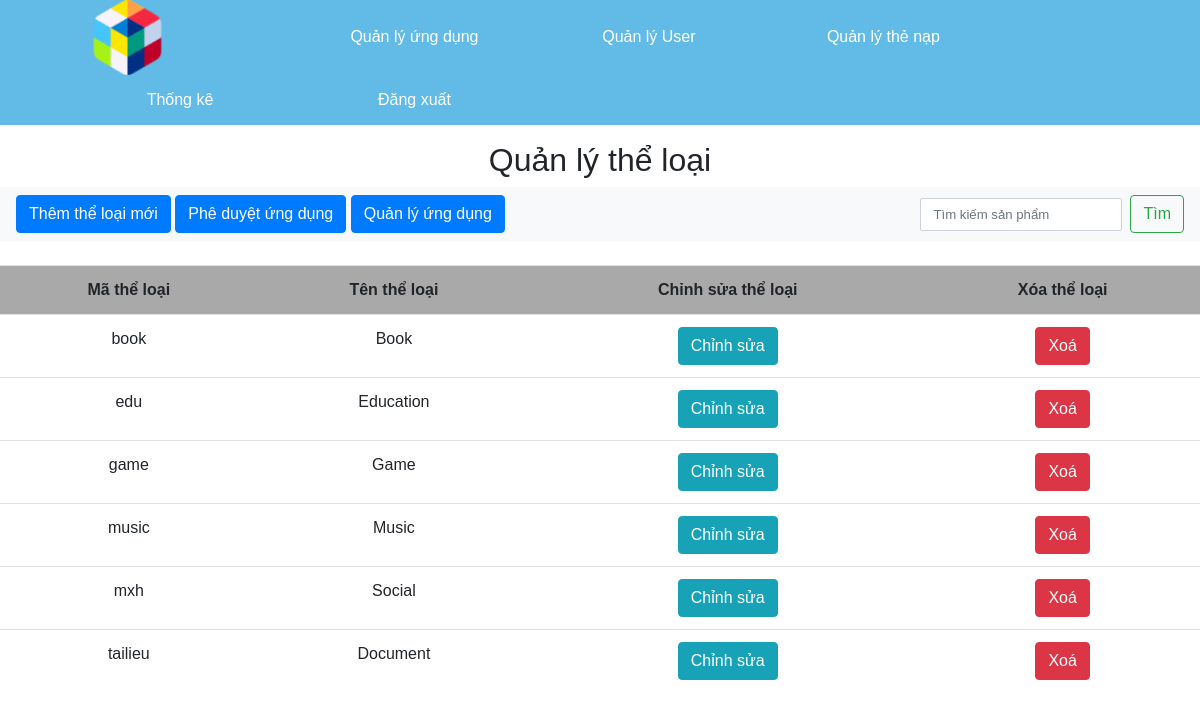
Page /quanly/quanlytheloai.php (signed in) on the committed database.
### tables this page shows
CREATE TABLE `theloai` (
  `matheloai` varchar(10) NOT NULL,
  `tentheloai` varchar(10) NOT NULL
);

### quanly/quanlytheloai.php (the view, shortened to what this page needs)
<?php
    include 'ketnoi.php';
?>
<!DOCTYPE html>
<html lang="en">
<head>
    <link rel="stylesheet" href="https://maxcdn.bootstrapcdn.com/bootstrap/4.0.0/css/bootstrap.min.css"
>
    <link rel="stylesheet" href="https://use.fontawesome.com/releases/v5.6.3/css/all.css">
    <link rel="stylesheet" href="../style.css">
</head>
<body class="admin">
    <div class="header-panel">
        <ul class="header-ul">
            <li><a class="logo" href="admin.php"><img src="../logo3.png"></a></li>
            <li><a href="admin.php">Quản lý ứng dụng</a></li>
            <li><a href="quanlykhachhang.php">Quản lý User</a></li>
            <li><a href="quanlythenap.php">Quản lý thẻ nạp</a></li>
            <li class="nav-item active"><a id="thongke" href="thongke.php">Thống kê</a></li>
            <li class="nav-item active"><a id="logout" href="../dangnhap/logout.php">Đăng xuất</a></li>
        </ul>
        <h2 >Quản lý thể loại</h2>
        <nav class="navbar navbar-light bg-light">
            <form method="post" enctype="multipart/form-data">
                <button type="button" class="btn btn-primary" data-toggle="modal" data-target="#addtheloai">Thêm thể
                    loại mới</button>
                <button type="button" class="btn btn-primary" ><a
                    href="pheduyetapp.php">Phê duyệt ứng dụng</a></button>
                <button type="button" class="btn btn-primary" ><a
                href="admin.php">Quản lý ứng dụng</a></button>
            </form>
            <form class="form-inline" method="post">
                <input class="form-control mr-sm-2" type="search" placeholder="Tìm kiếm sản phẩm" name="tukhoa">
                <button class="btn btn-outline-success my-2 my-sm-0" type="submit" name="search">Tìm</button>
            </form>
        </nav>
        <br>
        <?php
            if (isset($_POST['search'])){
                $tukhoa = $_POST['tukhoa'];
                $sql= "SELECT * FROM theloai WHERE tentheloai LIKE '%$tukhoa%'";
            }else{
                $sql = "SELECT * FROM theloai";
            }
            $query = mysqli_query($conn,$sql);
        ?>
        <div class="background-table ">
            <div class="content-table">
                <table class="table table-hover" cellpadding="10">
                    <tr class="head-table">
                        <th>Mã thể loại</th>
                        <th>Tên thể loại</th>
                        <th>Chỉnh sửa thể loại</th>
                        <th>Xóa thể loại</th>
                    </tr>
                    <?php
                        while ($row = mysqli_fetch_array($query)){
                            ?>
                    <tr class="body-table">
                        <td><?= $row['matheloai'] ?></td>
                        <td><?= $row['tentheloai'] ?></td>
                        <td><a href="edittheloai.php?edit=<?php echo $row['matheloai']; ?>"><button type="button"
                                    class="btn btn-info">Chỉnh sửa</button></a></td>
                        <td><a href="quanlytheloai.php?delete=<?php echo $row['matheloai']; ?>"><button type="button"
                                    class="btn btn-danger">Xoá</button></a></td>
                    </tr>
                    <?php } ?>
                </table>
            </div>
        </div>
</body>
</html>

### style.css (style rules this page uses)
* { font-family: "Comic Sans MS", cursive, sans-serif; }
::placeholder { color: rgb(0, 0, 0); }
.navbar { background-color: #62bae6; }
.admin { font-family: sans-serif; margin: 0; padding: 0; }
.admin .header-panel ul { background-color: #62bae6; list-style-type: none; text-align: left; overflow: hidden; width: 100%; }
.admin .header-panel li { color: white; display: inline-block; width: 180px; height: auto; line-height: 50px; outline-width: 100px; margin-left: 50px; text-align: center; }
.admin .header-panel a { text-decoration: none; color: #fff; display: block; }
.admin h2 { text-align: center; font-family: sans-serif; }
.admin .logo { width:75px; }
.admin .logo img { width:75px; height:75px; }
.head-table { background-color: darkgray; text-align: center; }
.body-table { text-align: center; }
.form-control { border: 1px solid #cfd1d8; -webkit-border-radius: 2px; -moz-border-radius: 2px; border-radius: 2px; font-size: .825rem; background: #ffffff; color: #2e323c; }

### rows in the picture
theloai: matheloai "book", tentheloai "Book"
theloai: matheloai "edu", tentheloai "Education"
theloai: matheloai "game", tentheloai "Game"
theloai: matheloai "music", tentheloai "Music"
theloai: matheloai "mxh", tentheloai "Social"
theloai: matheloai "tailieu", tentheloai "Document"
